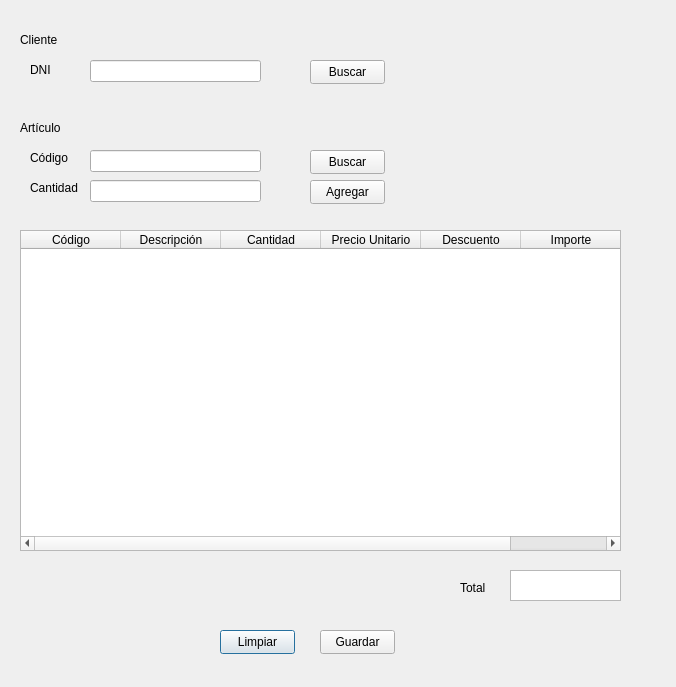
<?xml version="1.0" encoding="UTF-8"?>
<ui version="4.0">
 <class>Presupuesto</class>
 <widget class="QDialog" name="Presupuesto">
  <property name="geometry">
   <rect>
    <x>0</x>
    <y>0</y>
    <width>676</width>
    <height>687</height>
   </rect>
  </property>
  <property name="windowTitle">
   <string>Presupuesto</string>
  </property>
  <widget class="QTableWidget" name="tableWidget">
   <property name="geometry">
    <rect>
     <x>20</x>
     <y>230</y>
     <width>601</width>
     <height>321</height>
    </rect>
   </property>
   <column>
    <property name="text">
     <string>Código</string>
    </property>
   </column>
   <column>
    <property name="text">
     <string>Descripción</string>
    </property>
   </column>
   <column>
    <property name="text">
     <string>Cantidad</string>
    </property>
   </column>
   <column>
    <property name="text">
     <string>Precio Unitario</string>
    </property>
   </column>
   <column>
    <property name="text">
     <string>Descuento</string>
    </property>
   </column>
   <column>
    <property name="text">
     <string>Importe</string>
    </property>
   </column>
  </widget>
  <widget class="QPushButton" name="pushButton">
   <property name="geometry">
    <rect>
     <x>220</x>
     <y>630</y>
     <width>75</width>
     <height>24</height>
    </rect>
   </property>
   <property name="text">
    <string>Limpiar</string>
   </property>
  </widget>
  <widget class="QPushButton" name="pushButton_2">
   <property name="geometry">
    <rect>
     <x>320</x>
     <y>630</y>
     <width>75</width>
     <height>24</height>
    </rect>
   </property>
   <property name="text">
    <string>Guardar</string>
   </property>
  </widget>
  <widget class="QTextEdit" name="textEdit">
   <property name="geometry">
    <rect>
     <x>510</x>
     <y>570</y>
     <width>111</width>
     <height>31</height>
    </rect>
   </property>
  </widget>
  <widget class="QLabel" name="label">
   <property name="geometry">
    <rect>
     <x>460</x>
     <y>580</y>
     <width>41</width>
     <height>16</height>
    </rect>
   </property>
   <property name="text">
    <string>Total</string>
   </property>
  </widget>
  <widget class="QLabel" name="label_2">
   <property name="geometry">
    <rect>
     <x>20</x>
     <y>30</y>
     <width>61</width>
     <height>20</height>
    </rect>
   </property>
   <property name="text">
    <string>Cliente</string>
   </property>
  </widget>
  <widget class="QLabel" name="label_3">
   <property name="geometry">
    <rect>
     <x>30</x>
     <y>60</y>
     <width>61</width>
     <height>20</height>
    </rect>
   </property>
   <property name="text">
    <string>DNI</string>
   </property>
  </widget>
  <widget class="QLineEdit" name="lineEdit">
   <property name="geometry">
    <rect>
     <x>90</x>
     <y>60</y>
     <width>171</width>
     <height>22</height>
    </rect>
   </property>
  </widget>
  <widget class="QLabel" name="label_4">
   <property name="geometry">
    <rect>
     <x>20</x>
     <y>120</y>
     <width>49</width>
     <height>16</height>
    </rect>
   </property>
   <property name="text">
    <string>Artículo</string>
   </property>
  </widget>
  <widget class="QLabel" name="label_5">
   <property name="geometry">
    <rect>
     <x>30</x>
     <y>150</y>
     <width>49</width>
     <height>16</height>
    </rect>
   </property>
   <property name="text">
    <string>Código</string>
   </property>
  </widget>
  <widget class="QLabel" name="label_6">
   <property name="geometry">
    <rect>
     <x>30</x>
     <y>180</y>
     <width>49</width>
     <height>16</height>
    </rect>
   </property>
   <property name="text">
    <string>Cantidad</string>
   </property>
  </widget>
  <widget class="QLineEdit" name="lineEdit_2">
   <property name="geometry">
    <rect>
     <x>90</x>
     <y>150</y>
     <width>171</width>
     <height>22</height>
    </rect>
   </property>
  </widget>
  <widget class="QLineEdit" name="lineEdit_3">
   <property name="geometry">
    <rect>
     <x>90</x>
     <y>180</y>
     <width>171</width>
     <height>22</height>
    </rect>
   </property>
  </widget>
  <widget class="QPushButton" name="pushButton_3">
   <property name="geometry">
    <rect>
     <x>310</x>
     <y>180</y>
     <width>75</width>
     <height>24</height>
    </rect>
   </property>
   <property name="text">
    <string>Agregar</string>
   </property>
  </widget>
  <widget class="QPushButton" name="pushButton_4">
   <property name="geometry">
    <rect>
     <x>310</x>
     <y>60</y>
     <width>75</width>
     <height>24</height>
    </rect>
   </property>
   <property name="text">
    <string>Buscar</string>
   </property>
  </widget>
  <widget class="QPushButton" name="pushButton_5">
   <property name="geometry">
    <rect>
     <x>310</x>
     <y>150</y>
     <width>75</width>
     <height>24</height>
    </rect>
   </property>
   <property name="text">
    <string>Buscar</string>
   </property>
  </widget>
 </widget>
 <resources/>
 <connections/>
</ui>
